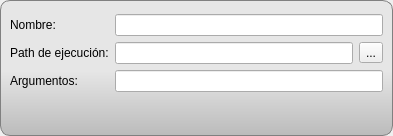
<?xml version="1.0" encoding="UTF-8"?>
<ui version="4.0">
 <class>SMScriptForm</class>
 <widget class="QWidget" name="SMScriptForm">
  <property name="geometry">
   <rect>
    <x>0</x>
    <y>0</y>
    <width>393</width>
    <height>136</height>
   </rect>
  </property>
  <property name="windowTitle">
   <string>Form</string>
  </property>
  <layout class="QVBoxLayout" name="verticalLayout">
   <property name="spacing">
    <number>0</number>
   </property>
   <property name="leftMargin">
    <number>0</number>
   </property>
   <property name="topMargin">
    <number>0</number>
   </property>
   <property name="rightMargin">
    <number>0</number>
   </property>
   <property name="bottomMargin">
    <number>0</number>
   </property>
   <item>
    <widget class="QGroupBox" name="groupBox">
     <property name="styleSheet">
      <string notr="true">QGroupBox {
	border: 1px solid grey;
	border-radius: 10px;
	background-color: qlineargradient(spread:pad, x1:0, y1:1, x2:0, y2:0.523, stop:0 rgba(187, 187, 187, 255), stop:1 rgba(230, 230, 230, 255));
}

QPushButton {
	border-radius: 5px;
	background-color: rgba(255, 255, 255, 0);
}

QPushButton::hover
{
	border: 1px solid;
	border-color: qlineargradient(spread:pad, x1:0, y1:1, x2:0, y2:0.523, stop:0 rgba(187, 187, 187, 255), stop:1 rgba(230, 230, 230, 255));
	border-radius: 2px;
	background-color: qlineargradient(spread:pad, x1:0, y1:1, x2:0, y2:0.523, stop:0 rgba(187, 187, 187, 255), stop:1 rgba(230, 230, 230, 255));
}

QPushButton::pressed
{
 border: 1px solid;
	border-color: qlineargradient(spread:pad, x1:0, y1:0, x2:0, y2:1, stop:0 rgba(120, 120, 120, 255), stop:1 rgba(174, 174, 174, 255));
 border-radius: 3px;
 background-color: qlineargradient(spread:pad, x1:0, y1:0, x2:0, y2:1, stop:0 rgba(120, 120, 120, 255), stop:1 rgba(174, 174, 174, 255));
}</string>
     </property>
     <property name="title">
      <string/>
     </property>
     <layout class="QVBoxLayout" name="verticalLayout_2">
      <item>
       <layout class="QGridLayout" name="gridLayout">
        <item row="0" column="0">
         <widget class="QLabel" name="label">
          <property name="text">
           <string>Nombre:</string>
          </property>
         </widget>
        </item>
        <item row="0" column="1">
         <widget class="QLineEdit" name="nombreEdit"/>
        </item>
        <item row="1" column="0">
         <widget class="QLabel" name="label_2">
          <property name="text">
           <string>Path de ejecución:</string>
          </property>
         </widget>
        </item>
        <item row="1" column="1">
         <layout class="QHBoxLayout" name="horizontalLayout_2">
          <item>
           <widget class="QLineEdit" name="pathEdit"/>
          </item>
          <item>
           <widget class="QToolButton" name="pathButton">
            <property name="toolTip">
             <string>Buscar archivo</string>
            </property>
            <property name="text">
             <string>...</string>
            </property>
           </widget>
          </item>
         </layout>
        </item>
        <item row="2" column="0">
         <widget class="QLabel" name="label_3">
          <property name="text">
           <string>Argumentos:</string>
          </property>
         </widget>
        </item>
        <item row="2" column="1">
         <widget class="QLineEdit" name="argumentosEdit"/>
        </item>
       </layout>
      </item>
      <item>
       <layout class="QHBoxLayout" name="horizontalLayout">
        <item>
         <spacer name="horizontalSpacer">
          <property name="orientation">
           <enum>Qt::Horizontal</enum>
          </property>
          <property name="sizeHint" stdset="0">
           <size>
            <width>40</width>
            <height>20</height>
           </size>
          </property>
         </spacer>
        </item>
        <item>
         <widget class="QPushButton" name="ejecutarButton">
          <property name="toolTip">
           <string>Ejecutar script</string>
          </property>
          <property name="text">
           <string/>
          </property>
          <property name="icon">
           <iconset resource="recursos.qrc">
            <normaloff>:/iconos/runIcono</normaloff>:/iconos/runIcono</iconset>
          </property>
          <property name="iconSize">
           <size>
            <width>32</width>
            <height>32</height>
           </size>
          </property>
         </widget>
        </item>
        <item>
         <widget class="QPushButton" name="deleteButton">
          <property name="toolTip">
           <string>Borrar script</string>
          </property>
          <property name="text">
           <string/>
          </property>
          <property name="icon">
           <iconset resource="recursos.qrc">
            <normaloff>:/iconos/removeIcono</normaloff>:/iconos/removeIcono</iconset>
          </property>
          <property name="iconSize">
           <size>
            <width>32</width>
            <height>32</height>
           </size>
          </property>
         </widget>
        </item>
       </layout>
      </item>
     </layout>
    </widget>
   </item>
  </layout>
 </widget>
 <resources>
  <include location="recursos.qrc"/>
 </resources>
 <connections/>
</ui>
